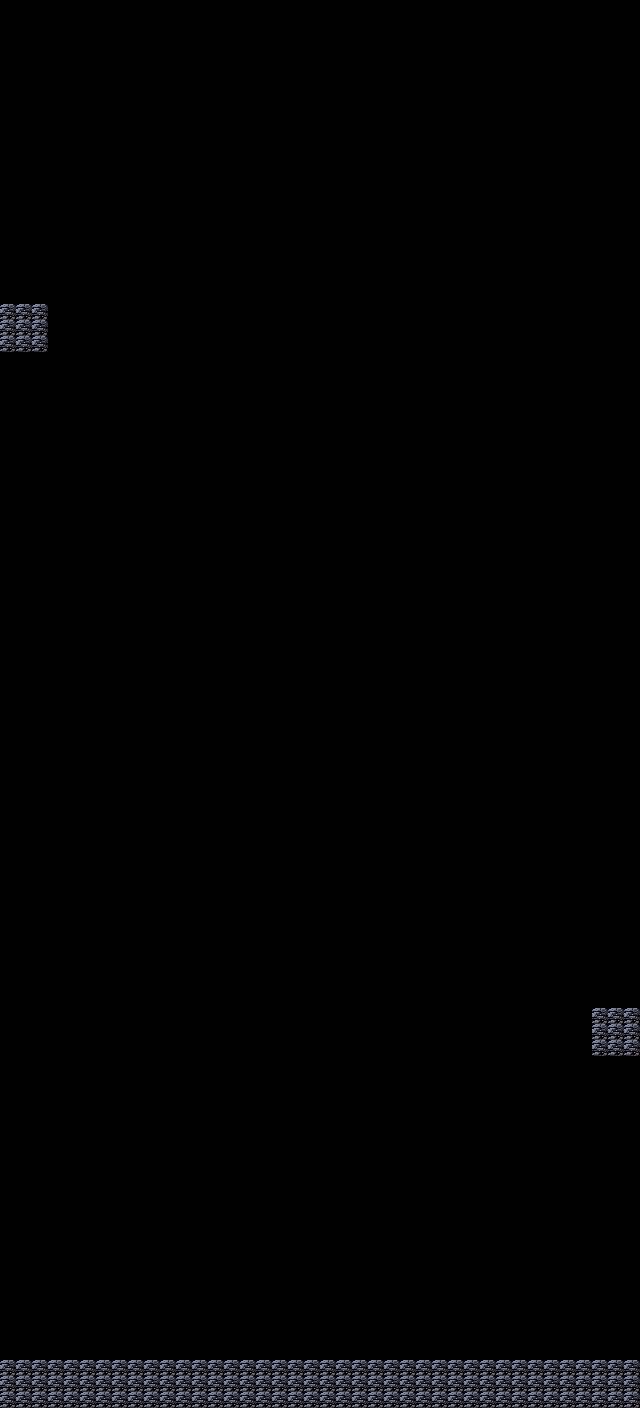

The image is a tile-based game level rendered from a .tmx file. Its description and complete source (layers, tilesets, objects, tile grids) follow:
An orthogonal 40x88 tile map with 16x16 px tiles, 1 tile layer (Collision).

<map version="1.10" tiledversion="1.10.2" orientation="orthogonal" renderorder="right-down" width="40" height="88" tilewidth="16" tileheight="16" infinite="0" nextlayerid="2" nextobjectid="1">
 <tileset firstgid="1" source="../tileset/tileset.tsx" />
 <layer id="1" name="Collision" width="40" height="88">
  <data encoding="csv">
0,0,0,0,0,0,0,0,0,0,0,0,0,0,0,0,0,0,0,0,0,0,0,0,0,0,0,0,0,0,0,0,0,0,0,0,0,0,0,0,
0,0,0,0,0,0,0,0,0,0,0,0,0,0,0,0,0,0,0,0,0,0,0,0,0,0,0,0,0,0,0,0,0,0,0,0,0,0,0,0,
0,0,0,0,0,0,0,0,0,0,0,0,0,0,0,0,0,0,0,0,0,0,0,0,0,0,0,0,0,0,0,0,0,0,0,0,0,0,0,0,
0,0,0,0,0,0,0,0,0,0,0,0,0,0,0,0,0,0,0,0,0,0,0,0,0,0,0,0,0,0,0,0,0,0,0,0,0,0,0,0,
0,0,0,0,0,0,0,0,0,0,0,0,0,0,0,0,0,0,0,0,0,0,0,0,0,0,0,0,0,0,0,0,0,0,0,0,0,0,0,0,
0,0,0,0,0,0,0,0,0,0,0,0,0,0,0,0,0,0,0,0,0,0,0,0,0,0,0,0,0,0,0,0,0,0,0,0,0,0,0,0,
0,0,0,0,0,0,0,0,0,0,0,0,0,0,0,0,0,0,0,0,0,0,0,0,0,0,0,0,0,0,0,0,0,0,0,0,0,0,0,0,
0,0,0,0,0,0,0,0,0,0,0,0,0,0,0,0,0,0,0,0,0,0,0,0,0,0,0,0,0,0,0,0,0,0,0,0,0,0,0,0,
0,0,0,0,0,0,0,0,0,0,0,0,0,0,0,0,0,0,0,0,0,0,0,0,0,0,0,0,0,0,0,0,0,0,0,0,0,0,0,0,
0,0,0,0,0,0,0,0,0,0,0,0,0,0,0,0,0,0,0,0,0,0,0,0,0,0,0,0,0,0,0,0,0,0,0,0,0,0,0,0,
0,0,0,0,0,0,0,0,0,0,0,0,0,0,0,0,0,0,0,0,0,0,0,0,0,0,0,0,0,0,0,0,0,0,0,0,0,0,0,0,
0,0,0,0,0,0,0,0,0,0,0,0,0,0,0,0,0,0,0,0,0,0,0,0,0,0,0,0,0,0,0,0,0,0,0,0,0,0,0,0,
0,0,0,0,0,0,0,0,0,0,0,0,0,0,0,0,0,0,0,0,0,0,0,0,0,0,0,0,0,0,0,0,0,0,0,0,0,0,0,0,
0,0,0,0,0,0,0,0,0,0,0,0,0,0,0,0,0,0,0,0,0,0,0,0,0,0,0,0,0,0,0,0,0,0,0,0,0,0,0,0,
0,0,0,0,0,0,0,0,0,0,0,0,0,0,0,0,0,0,0,0,0,0,0,0,0,0,0,0,0,0,0,0,0,0,0,0,0,0,0,0,
0,0,0,0,0,0,0,0,0,0,0,0,0,0,0,0,0,0,0,0,0,0,0,0,0,0,0,0,0,0,0,0,0,0,0,0,0,0,0,0,
0,0,0,0,0,0,0,0,0,0,0,0,0,0,0,0,0,0,0,0,0,0,0,0,0,0,0,0,0,0,0,0,0,0,0,0,0,0,0,0,
0,0,0,0,0,0,0,0,0,0,0,0,0,0,0,0,0,0,0,0,0,0,0,0,0,0,0,0,0,0,0,0,0,0,0,0,0,0,0,0,
0,0,0,0,0,0,0,0,0,0,0,0,0,0,0,0,0,0,0,0,0,0,0,0,0,0,0,0,0,0,0,0,0,0,0,0,0,0,0,0,
1,1,1,0,0,0,0,0,0,0,0,0,0,0,0,0,0,0,0,0,0,0,0,0,0,0,0,0,0,0,0,0,0,0,0,0,0,0,0,0,
1,1,1,0,0,0,0,0,0,0,0,0,0,0,0,0,0,0,0,0,0,0,0,0,0,0,0,0,0,0,0,0,0,0,0,0,0,0,0,0,
1,1,1,0,0,0,0,0,0,0,0,0,0,0,0,0,0,0,0,0,0,0,0,0,0,0,0,0,0,0,0,0,0,0,0,0,0,0,0,0,
0,0,0,0,0,0,0,0,0,0,0,0,0,0,0,0,0,0,0,0,0,0,0,0,0,0,0,0,0,0,0,0,0,0,0,0,0,0,0,0,
0,0,0,0,0,0,0,0,0,0,0,0,0,0,0,0,0,0,0,0,0,0,0,0,0,0,0,0,0,0,0,0,0,0,0,0,0,0,0,0,
0,0,0,0,0,0,0,0,0,0,0,0,0,0,0,0,0,0,0,0,0,0,0,0,0,0,0,0,0,0,0,0,0,0,0,0,0,0,0,0,
0,0,0,0,0,0,0,0,0,0,0,0,0,0,0,0,0,0,0,0,0,0,0,0,0,0,0,0,0,0,0,0,0,0,0,0,0,0,0,0,
0,0,0,0,0,0,0,0,0,0,0,0,0,0,0,0,0,0,0,0,0,0,0,0,0,0,0,0,0,0,0,0,0,0,0,0,0,0,0,0,
0,0,0,0,0,0,0,0,0,0,0,0,0,0,0,0,0,0,0,0,0,0,0,0,0,0,0,0,0,0,0,0,0,0,0,0,0,0,0,0,
0,0,0,0,0,0,0,0,0,0,0,0,0,0,0,0,0,0,0,0,0,0,0,0,0,0,0,0,0,0,0,0,0,0,0,0,0,0,0,0,
0,0,0,0,0,0,0,0,0,0,0,0,0,0,0,0,0,0,0,0,0,0,0,0,0,0,0,0,0,0,0,0,0,0,0,0,0,0,0,0,
0,0,0,0,0,0,0,0,0,0,0,0,0,0,0,0,0,0,0,0,0,0,0,0,0,0,0,0,0,0,0,0,0,0,0,0,0,0,0,0,
0,0,0,0,0,0,0,0,0,0,0,0,0,0,0,0,0,0,0,0,0,0,0,0,0,0,0,0,0,0,0,0,0,0,0,0,0,0,0,0,
0,0,0,0,0,0,0,0,0,0,0,0,0,0,0,0,0,0,0,0,0,0,0,0,0,0,0,0,0,0,0,0,0,0,0,0,0,0,0,0,
0,0,0,0,0,0,0,0,0,0,0,0,0,0,0,0,0,0,0,0,0,0,0,0,0,0,0,0,0,0,0,0,0,0,0,0,0,0,0,0,
0,0,0,0,0,0,0,0,0,0,0,0,0,0,0,0,0,0,0,0,0,0,0,0,0,0,0,0,0,0,0,0,0,0,0,0,0,0,0,0,
0,0,0,0,0,0,0,0,0,0,0,0,0,0,0,0,0,0,0,0,0,0,0,0,0,0,0,0,0,0,0,0,0,0,0,0,0,0,0,0,
0,0,0,0,0,0,0,0,0,0,0,0,0,0,0,0,0,0,0,0,0,0,0,0,0,0,0,0,0,0,0,0,0,0,0,0,0,0,0,0,
0,0,0,0,0,0,0,0,0,0,0,0,0,0,0,0,0,0,0,0,0,0,0,0,0,0,0,0,0,0,0,0,0,0,0,0,0,0,0,0,
0,0,0,0,0,0,0,0,0,0,0,0,0,0,0,0,0,0,0,0,0,0,0,0,0,0,0,0,0,0,0,0,0,0,0,0,0,0,0,0,
0,0,0,0,0,0,0,0,0,0,0,0,0,0,0,0,0,0,0,0,0,0,0,0,0,0,0,0,0,0,0,0,0,0,0,0,0,0,0,0,
0,0,0,0,0,0,0,0,0,0,0,0,0,0,0,0,0,0,0,0,0,0,0,0,0,0,0,0,0,0,0,0,0,0,0,0,0,0,0,0,
0,0,0,0,0,0,0,0,0,0,0,0,0,0,0,0,0,0,0,0,0,0,0,0,0,0,0,0,0,0,0,0,0,0,0,0,0,0,0,0,
0,0,0,0,0,0,0,0,0,0,0,0,0,0,0,0,0,0,0,0,0,0,0,0,0,0,0,0,0,0,0,0,0,0,0,0,0,0,0,0,
0,0,0,0,0,0,0,0,0,0,0,0,0,0,0,0,0,0,0,0,0,0,0,0,0,0,0,0,0,0,0,0,0,0,0,0,0,0,0,0,
0,0,0,0,0,0,0,0,0,0,0,0,0,0,0,0,0,0,0,0,0,0,0,0,0,0,0,0,0,0,0,0,0,0,0,0,0,0,0,0,
0,0,0,0,0,0,0,0,0,0,0,0,0,0,0,0,0,0,0,0,0,0,0,0,0,0,0,0,0,0,0,0,0,0,0,0,0,0,0,0,
0,0,0,0,0,0,0,0,0,0,0,0,0,0,0,0,0,0,0,0,0,0,0,0,0,0,0,0,0,0,0,0,0,0,0,0,0,0,0,0,
0,0,0,0,0,0,0,0,0,0,0,0,0,0,0,0,0,0,0,0,0,0,0,0,0,0,0,0,0,0,0,0,0,0,0,0,0,0,0,0,
0,0,0,0,0,0,0,0,0,0,0,0,0,0,0,0,0,0,0,0,0,0,0,0,0,0,0,0,0,0,0,0,0,0,0,0,0,0,0,0,
0,0,0,0,0,0,0,0,0,0,0,0,0,0,0,0,0,0,0,0,0,0,0,0,0,0,0,0,0,0,0,0,0,0,0,0,0,0,0,0,
0,0,0,0,0,0,0,0,0,0,0,0,0,0,0,0,0,0,0,0,0,0,0,0,0,0,0,0,0,0,0,0,0,0,0,0,0,0,0,0,
0,0,0,0,0,0,0,0,0,0,0,0,0,0,0,0,0,0,0,0,0,0,0,0,0,0,0,0,0,0,0,0,0,0,0,0,0,0,0,0,
0,0,0,0,0,0,0,0,0,0,0,0,0,0,0,0,0,0,0,0,0,0,0,0,0,0,0,0,0,0,0,0,0,0,0,0,0,0,0,0,
0,0,0,0,0,0,0,0,0,0,0,0,0,0,0,0,0,0,0,0,0,0,0,0,0,0,0,0,0,0,0,0,0,0,0,0,0,0,0,0,
0,0,0,0,0,0,0,0,0,0,0,0,0,0,0,0,0,0,0,0,0,0,0,0,0,0,0,0,0,0,0,0,0,0,0,0,0,0,0,0,
0,0,0,0,0,0,0,0,0,0,0,0,0,0,0,0,0,0,0,0,0,0,0,0,0,0,0,0,0,0,0,0,0,0,0,0,0,0,0,0,
0,0,0,0,0,0,0,0,0,0,0,0,0,0,0,0,0,0,0,0,0,0,0,0,0,0,0,0,0,0,0,0,0,0,0,0,0,0,0,0,
0,0,0,0,0,0,0,0,0,0,0,0,0,0,0,0,0,0,0,0,0,0,0,0,0,0,0,0,0,0,0,0,0,0,0,0,0,0,0,0,
0,0,0,0,0,0,0,0,0,0,0,0,0,0,0,0,0,0,0,0,0,0,0,0,0,0,0,0,0,0,0,0,0,0,0,0,0,0,0,0,
0,0,0,0,0,0,0,0,0,0,0,0,0,0,0,0,0,0,0,0,0,0,0,0,0,0,0,0,0,0,0,0,0,0,0,0,0,0,0,0,
0,0,0,0,0,0,0,0,0,0,0,0,0,0,0,0,0,0,0,0,0,0,0,0,0,0,0,0,0,0,0,0,0,0,0,0,0,0,0,0,
0,0,0,0,0,0,0,0,0,0,0,0,0,0,0,0,0,0,0,0,0,0,0,0,0,0,0,0,0,0,0,0,0,0,0,0,0,0,0,0,
0,0,0,0,0,0,0,0,0,0,0,0,0,0,0,0,0,0,0,0,0,0,0,0,0,0,0,0,0,0,0,0,0,0,0,0,0,0,0,0,
0,0,0,0,0,0,0,0,0,0,0,0,0,0,0,0,0,0,0,0,0,0,0,0,0,0,0,0,0,0,0,0,0,0,0,0,0,1,1,1,
0,0,0,0,0,0,0,0,0,0,0,0,0,0,0,0,0,0,0,0,0,0,0,0,0,0,0,0,0,0,0,0,0,0,0,0,0,1,1,1,
0,0,0,0,0,0,0,0,0,0,0,0,0,0,0,0,0,0,0,0,0,0,0,0,0,0,0,0,0,0,0,0,0,0,0,0,0,1,1,1,
0,0,0,0,0,0,0,0,0,0,0,0,0,0,0,0,0,0,0,0,0,0,0,0,0,0,0,0,0,0,0,0,0,0,0,0,0,0,0,0,
0,0,0,0,0,0,0,0,0,0,0,0,0,0,0,0,0,0,0,0,0,0,0,0,0,0,0,0,0,0,0,0,0,0,0,0,0,0,0,0,
0,0,0,0,0,0,0,0,0,0,0,0,0,0,0,0,0,0,0,0,0,0,0,0,0,0,0,0,0,0,0,0,0,0,0,0,0,0,0,0,
0,0,0,0,0,0,0,0,0,0,0,0,0,0,0,0,0,0,0,0,0,0,0,0,0,0,0,0,0,0,0,0,0,0,0,0,0,0,0,0,
0,0,0,0,0,0,0,0,0,0,0,0,0,0,0,0,0,0,0,0,0,0,0,0,0,0,0,0,0,0,0,0,0,0,0,0,0,0,0,0,
0,0,0,0,0,0,0,0,0,0,0,0,0,0,0,0,0,0,0,0,0,0,0,0,0,0,0,0,0,0,0,0,0,0,0,0,0,0,0,0,
0,0,0,0,0,0,0,0,0,0,0,0,0,0,0,0,0,0,0,0,0,0,0,0,0,0,0,0,0,0,0,0,0,0,0,0,0,0,0,0,
0,0,0,0,0,0,0,0,0,0,0,0,0,0,0,0,0,0,0,0,0,0,0,0,0,0,0,0,0,0,0,0,0,0,0,0,0,0,0,0,
0,0,0,0,0,0,0,0,0,0,0,0,0,0,0,0,0,0,0,0,0,0,0,0,0,0,0,0,0,0,0,0,0,0,0,0,0,0,0,0,
0,0,0,0,0,0,0,0,0,0,0,0,0,0,0,0,0,0,0,0,0,0,0,0,0,0,0,0,0,0,0,0,0,0,0,0,0,0,0,0,
0,0,0,0,0,0,0,0,0,0,0,0,0,0,0,0,0,0,0,0,0,0,0,0,0,0,0,0,0,0,0,0,0,0,0,0,0,0,0,0,
0,0,0,0,0,0,0,0,0,0,0,0,0,0,0,0,0,0,0,0,0,0,0,0,0,0,0,0,0,0,0,0,0,0,0,0,0,0,0,0,
0,0,0,0,0,0,0,0,0,0,0,0,0,0,0,0,0,0,0,0,0,0,0,0,0,0,0,0,0,0,0,0,0,0,0,0,0,0,0,0,
0,0,0,0,0,0,0,0,0,0,0,0,0,0,0,0,0,0,0,0,0,0,0,0,0,0,0,0,0,0,0,0,0,0,0,0,0,0,0,0,
0,0,0,0,0,0,0,0,0,0,0,0,0,0,0,0,0,0,0,0,0,0,0,0,0,0,0,0,0,0,0,0,0,0,0,0,0,0,0,0,
0,0,0,0,0,0,0,0,0,0,0,0,0,0,0,0,0,0,0,0,0,0,0,0,0,0,0,0,0,0,0,0,0,0,0,0,0,0,0,0,
0,0,0,0,0,0,0,0,0,0,0,0,0,0,0,0,0,0,0,0,0,0,0,0,0,0,0,0,0,0,0,0,0,0,0,0,0,0,0,0,
0,0,0,0,0,0,0,0,0,0,0,0,0,0,0,0,0,0,0,0,0,0,0,0,0,0,0,0,0,0,0,0,0,0,0,0,0,0,0,0,
0,0,0,0,0,0,0,0,0,0,0,0,0,0,0,0,0,0,0,0,0,0,0,0,0,0,0,0,0,0,0,0,0,0,0,0,0,0,0,0,
1,1,1,1,1,1,1,1,1,1,1,1,1,1,1,1,1,1,1,1,1,1,1,1,1,1,1,1,1,1,1,1,1,1,1,1,1,1,1,1,
1,1,1,1,1,1,1,1,1,1,1,1,1,1,1,1,1,1,1,1,1,1,1,1,1,1,1,1,1,1,1,1,1,1,1,1,1,1,1,1,
1,1,1,1,1,1,1,1,1,1,1,1,1,1,1,1,1,1,1,1,1,1,1,1,1,1,1,1,1,1,1,1,1,1,1,1,1,1,1,1
</data>
 </layer>
</map>
